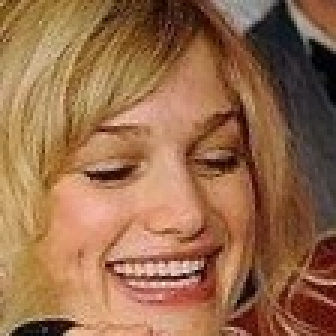
#> input picture libs/convert/test.jpg, 112 x 112 px, given in place of 4.jpg, which was not available (shown 3 times larger)
$ python image_processing.py   (older library calls are emulated)
#> lines starting #> are read from the running program, lines starting #| are printed output that depends on the picture; pictures that were not available may be replaced by others from this repository, and a replacement may not be noted
# -*-coding: utf-8 -*-
"""
    @Project: IntelligentManufacture
    @File   : image_processing.py
    @Author : Pan
    @E-mail : 390737991@qq.com
    @Date   : 2019-02-14 15:34:50
"""

import os
import copy
import re
import cv2
import numpy as np
import matplotlib.pyplot as plt
import requests
import matplotlib
import base64
import PIL.Image as Image


def get_color_map(nums=25):
    colors = [
        "#FF0000", "#0000FF", "#00FF00", "#FFFF00", "#FF00FF",
        "#FF7F50", "#FF8000", "#FF9912", "#DAA569", "#FF6100",
        "#872657", "#3D59AB", "#03A89E", "#33A1C9", "#00C78C",
        "#B0171F", "#385E0F", "#00C957", "#6B8E23", "#2E8B57",
        "#A020F0", "#8A2BE2", "#A066D3", "#DA70D6", "#DDA0DD"]
    colors = colors * int(np.ceil(nums / len(colors)))
    return colors


def get_color(id):
    color = convert_color_map(COLOR_MAP[id])
    return color


def set_class_set(class_set=set()):
    global CLASS_SET
    CLASS_SET = class_set


COLOR_MAP = get_color_map(200)
CLASS_SET = set()

cmap = plt.get_cmap('rainbow')


# [98 lines left out: functions get_colors, convert_color_map, points_protection, bboxes_protection, tensor2image, get_image_tensor and 1 more, not called in this run]


def transpose(data):
    data = data.transpose(2, 0, 1)  # HWC->CHW
    return data


# [59 lines left out: functions untranspose, pointPolygonTest, show_batch_image, show_image, not called in this run]


def cv_show_image(title, image, type='rgb', waitKey=0):
    '''
    调用OpenCV显示RGB图片
    :param title: 图像标题
    :param image: 输入RGB图像
    :param type:'rgb' or 'bgr'
    :return:
    '''
    img = copy.copy(image)
    channels = img.shape[-1]
    if channels == 3 and type == 'rgb':
        img = cv2.cvtColor(img, cv2.COLOR_RGB2BGR)  # 将BGR转为RGB
    if title:
        # cv2.namedWindow(title, flags=cv2.WINDOW_AUTOSIZE)
        cv2.namedWindow(title, flags=cv2.WINDOW_NORMAL)
        cv2.imshow(title, img)
        cv2.waitKey(waitKey)


# [94 lines left out: functions image_fliplr, get_prewhiten_image, image_normalization, data_normalization, cv_image_normalization, get_prewhiten_images, not called in this run]


def read_image(filename, resize_height=None, resize_width=None, normalization=False, colorSpace='RGB'):
    '''
    读取图片数据,默认返回的是uint8,[0,255]
    :param filename:
    :param resize_height:
    :param resize_width:
    :param normalization:是否归一化到[0.,1.0]
    :param colorSpace 输出格式：RGB or BGR
    :return: 返回的图片数据
    '''
#> called with filename = '4.jpg', normalization = False, colorSpace = 'RGB'

    bgr_image = cv2.imread(filename)
#> bgr_image is the input picture: shape (112, 112, 3); mean B, G, R 74.9, 107.4, 151.4
    # bgr_image = cv2.imread(filename,cv2.IMREAD_IGNORE_ORIENTATION|cv2.IMREAD_UNCHANGED)
    if bgr_image is None:
        print("Warning: no image:{}".format(filename))
        return None
    if len(bgr_image.shape) == 2:  # 若是灰度图则转为三通道
        print("Warning:gray image", filename)
        bgr_image = cv2.cvtColor(bgr_image, cv2.COLOR_GRAY2BGR)

    if colorSpace == 'RGB':
        image = cv2.cvtColor(bgr_image, cv2.COLOR_BGR2RGB)  # 将BGR转为RGB
    elif colorSpace == "BGR":
        image = bgr_image
    else:
        exit(0)
    # show_image(filename,image)
    # image=Image.open(filename)
    image = resize_image(image, resize_height, resize_width)
    image = np.asanyarray(image)
    if normalization:
        image = image_normalization(image)
    # show_image("src resize image",image)
    return image


# [196 lines left out: functions read_image_pil, read_image_gbk, requests_url, read_images_url, read_image_batch, fast_read_image_roi, not called in this run]


def resize_image(image, resize_height=None, resize_width=None):
    '''
    tf.image.resize_images(images,size),images=[batch, height, width, channels],size=(new_height, new_width)
    cv2.resize(image, dsize=(resize_width, resize_height)),与image.shape相反
    images[50,10]与image.shape的原理相同，它表示的是image=(y=50,x=10)
    :param image:
    :param resize_height:
    :param resize_width:
    :return:
    '''
    image_shape = np.shape(image)
#> image_shape = (112, 112, 3)
    height = image_shape[0]
#> height = 112
    width = image_shape[1]
#> width = 112
#> after the loop in draw_image_boxes, `for box in boxes_list:`:
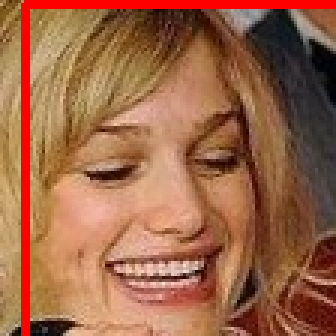
#> bgr_image: shape (112, 112, 3) (shown 3 times larger); mean R, G, B 157, 101.5, 71.2
    if (resize_height is None) and (resize_width is None):  # 错误写法：resize_height and resize_width is None
        return image
    if resize_height is None:
        resize_height = int(height * resize_width / width)
    elif resize_width is None:
        resize_width = int(width * resize_height / height)
    image = cv2.resize(image, dsize=(resize_width, resize_height))
    return image


def resize_image_bboxes(image, resize_height=None, resize_width=None, bboxes=None):
    """
    :param image:
    :param resize_height:
    :param resize_width:
    :param bboxes:
    :return:
    """
#> called with resize_width = 200, bboxes = array of shape (2, 4)
    height, width, _ = image.shape
#> height = 112; width = 112
    if (resize_height is None) and (resize_width is None):  # 错误写法：resize_height and resize_width is None
        return image, bboxes
    if resize_height is None:
        scale = [resize_width / width, resize_width / width]
#> scale = [1.79, 1.79]
        resize_height = int(height * resize_width / width)
#> resize_height = 200
    elif resize_width is None:
        scale = [resize_height / height, resize_height / height]
        resize_width = int(width * resize_height / height)
    else:
        scale = [resize_width / width, resize_height / height]
    bboxes = scale * 2 * bboxes
    image = cv2.resize(image, dsize=(resize_width, resize_height))
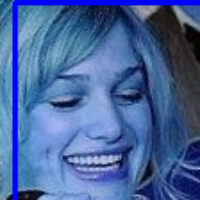
#> image: shape (200, 200, 3); mean of channels 0, 1, 2 156.9, 101.4, 71; drawn as B, G, R
    return image, bboxes


# [187 lines left out: functions scale_image, get_rect_image, get_rects_image, get_bboxes_image, bboxes2rects, rects2bboxes and 7 more, not called in this run]


def draw_image_boxes(bgr_image, boxes_list, color=(0, 0, 255), thickness=2):
    for box in boxes_list:
        x1, y1, x2, y2 = box
        point1 = (int(x1), int(y1))
        point2 = (int(x2), int(y2))
        cv2.rectangle(bgr_image, point1, point2, color, thickness=thickness)
    return bgr_image


# [10 lines left out: function show_image_rects, not called in this run]


def show_image_boxes(win_name, image, boxes_list, color=(0, 0, 255), waitKey=0):
    '''
    :param win_name:
    :param image:
    :param boxes_list:[[ x1, y1, x2, y2],[ x1, y1, x2, y2]]
    :return:
    '''
    image = draw_image_boxes(image, boxes_list, color)
    cv_show_image(win_name, image, waitKey=waitKey)
    return image


# [1019 lines left out: functions draw_image_bboxes_text, show_image_bboxes_text, draw_image_rects_text, show_image_rects_text, draw_image_detection_rects, show_image_detection_rects and 50 more, not called in this run]


class EventCv():
    def __init__(self):
        self.image = None

    def update_image(self, image):
        self.image = image

    def callback_print_image(self, event, x, y, flags, param):
        if event == cv2.EVENT_LBUTTONDOWN:
            print("(x,y)=({},{}),data={}".format(x, y, self.image[y][x]))

    # [82 lines left out: functions add_mouse_event, get_video_capture, get_image_block, get_video_info, get_video_writer, not called in this run]


class CVVideo():
    def __init__(self):
        pass

    # [26 lines left out: function start_capture, not called in this run]

    def write_video(self, frame):
        self.video_writer.write(frame)

    # [6 lines left out: function task, not called in this run]


if __name__ == "__main__":
    from utils import image_utils

    input_size = [800, 800]
    image_path = "4.jpg"
    src_boxes = [[8.20251, 1, 242.2412, 699.2236],
                 [201.14865, 204.18265, 468.605, 696.36163]]
    src_boxes = np.asarray(src_boxes)
    image = read_image(image_path)
    image = show_image_boxes("Det", image, src_boxes, color=(255, 0, 0), waitKey=3)

    image1, boxes1 = resize_image_bboxes(image, resize_width=200, resize_height=None, bboxes=src_boxes)
#> boxes1 = [[14.65, 1.79, 432.6, 1248.6], [359.2, 364.6, 836.8, 1243.5]]
    show_image_boxes("image1", image1, boxes1)
#> call 2 of draw_image_boxes, with boxes_list = array of shape (2, 4), color = (0, 0, 255), thickness = 2
#> the loop in draw_image_boxes (call 2), `for box in boxes_list:` made 2 passes
#> (x1, y1, x2, y2, point1, point2) on passes 1 to 2: (14.65, 1.79, 432.6, 1248.6, (14, 1), (432, 1248)), (359.2, 364.6, 836.8, 1243.5, (359, 364), (836, 1243))
#> after the loop in draw_image_boxes (call 2), `for box in boxes_list:`:
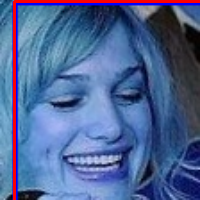
#> bgr_image: shape (200, 200, 3); mean of channels 0, 1, 2 149.6, 101.4, 78.4; drawn as B, G, R
